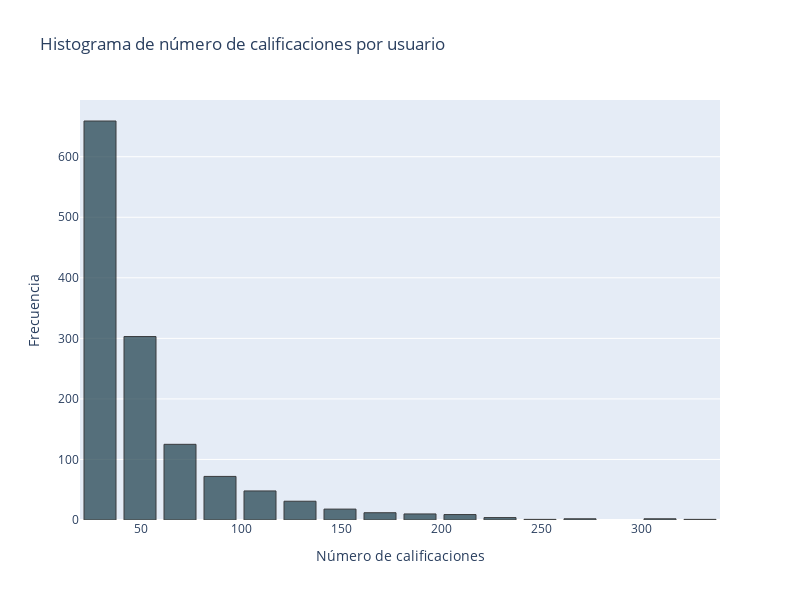

The notebook cell this image was saved under:
### Code cell
fn.plot_histogram(rating_movies2, 'cnt_rat', bins=20, color='#264653')

### Figure 1 — Plotly figure (JSON) as saved in the notebook; plotly's stock layout.template omitted (floating-point values rounded to 4 significant figures; data arrays with more than 128 entries replaced by an {"elided": "..."} marker saying what was removed)
{"data": [{"marker": {"color": "#264653", "line": {"color": "black", "width": 1}}, "nbinsx": 20, "opacity": 0.75, "type": "histogram", "x": {"elided": "1297 int values"}}], "layout": {"bargap": 0.2, "height": 600, "title": {"text": "Histograma de número de calificaciones por usuario"}, "width": 800, "xaxis": {"title": {"text": "Número de calificaciones"}}, "yaxis": {"title": {"text": "Frecuencia"}}}}
